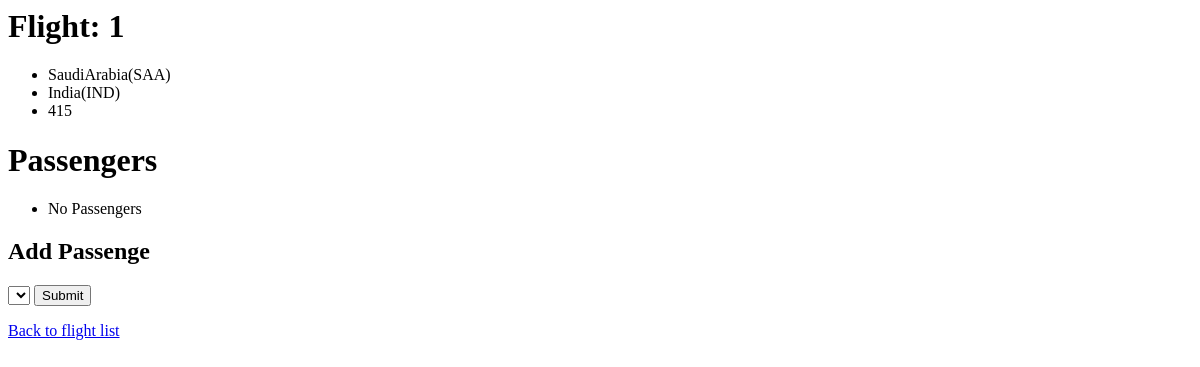
Before: /flight/1 with the older database file.
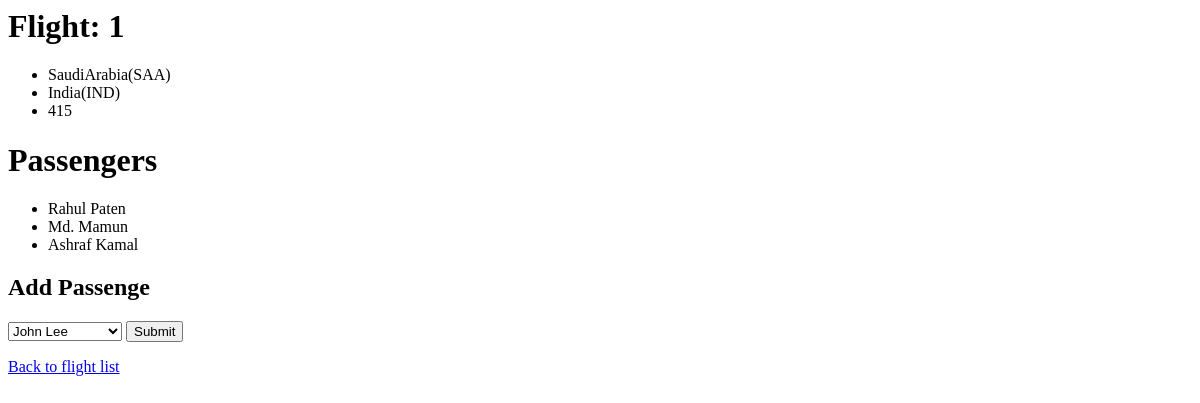
After: the same page with the newer database file.
### flight/models.py (models this page shows, shortened)
class Flight(models.Model):
	origin = models.ForeignKey(Airport, on_delete=models.CASCADE, related_name = "departures" )
	destination = models.ForeignKey(Airport, on_delete=models.CASCADE, related_name ="arrivals")
	duration = models.IntegerField()

class Airport(models.Model):
	code = models.CharField(max_length=3)
	city = models.CharField(max_length=64)
	def __str__(self):
		return f"{self.city}({self.code})"

class Passenger(models.Model):
	first = models.CharField(max_length=64)
	last = models.CharField(max_length=64)
	flights = models.ManyToManyField(Flight, blank=True, related_name = "passengers")
	def __str__(self):
		return f"{self.first} {self.last}"

### flight/views.py (the view)
# urls.py: path("flight/", include('flight.urls')),
def flight(request, flight_id):
	flight = Flight.objects.get(pk=flight_id)
	context = {
		"flight": flight,
		"passengers": Passenger.objects.filter(flights=flight),
		"non_passengers": Passenger.objects.exclude(flights=flight).all()
	}
	return render(request, "flight/flight.html", context)

### flight/templates/flight/flight.html (shortened to what this page needs)
{% extends "flight/layout.html"%}
{%block body%}
	<h1>Flight: {{flight.id}}</h1>
	<ul>
			<li> {{flight.origin}}</li>
			<li> {{flight.destination}}</li>
			<li> {{flight.duration}}</li>
	</ul>
	<h1> Passengers </h1>
	<ul>
		{% for passenger in passengers%}
			<li>{{passenger}}</li>
			{% empty %}
			<li> No Passengers </li>
		{% endfor %}
	</ul>
	<h2> Add Passenge </h2>
	<form action = "{% url "book" flight.id %}" method ="post">
		<select name = "passenger">
			{% for passenger in non_passengers %}
			<option value ="{{passenger.id}}"> {{passenger}}</option>
			{% endfor %}
		</select>
		<input type="submit">
	</form>
	<a href = "{%url "index"%}"> Back to flight list </a>
{% endblock %}

### flight/templates/flight/layout.html (shortened to what this page needs)
<DOCTYPE html>
<html lang="eng">
	<head>
	</head>
	<body>
		{% block body %}
		{% endblock %}
	</body>
</html>

Changed rows visible on the page:
added Passenger: first+last "Rahul Paten"
added Passenger: first+last "Md. Mamun"
added Passenger: first+last "Ashraf Kamal"
Other visible differences:
form field passenger: (not shown) → "John Lee"
text no longer shown: "No Passengers"
